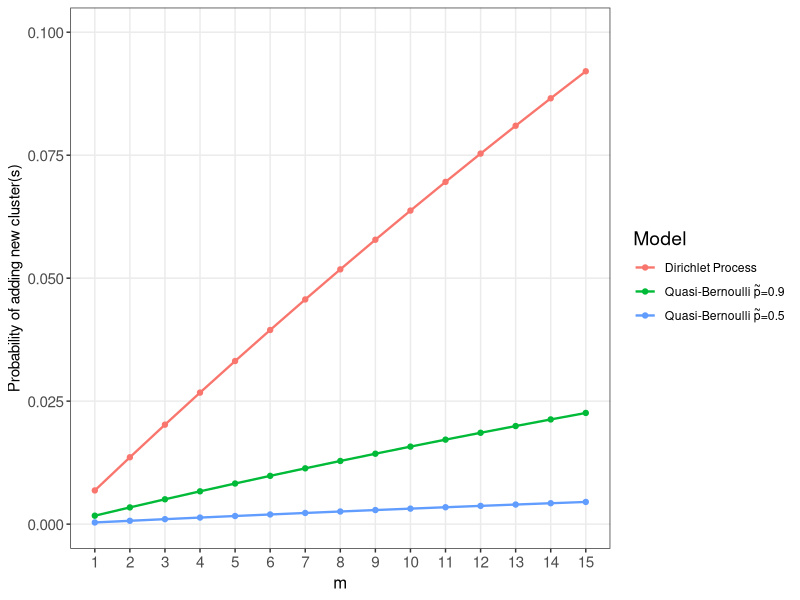
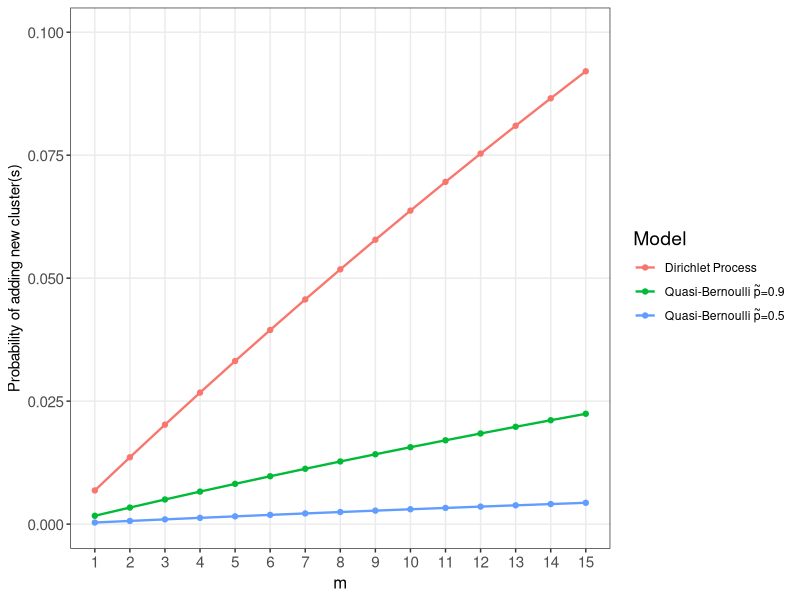
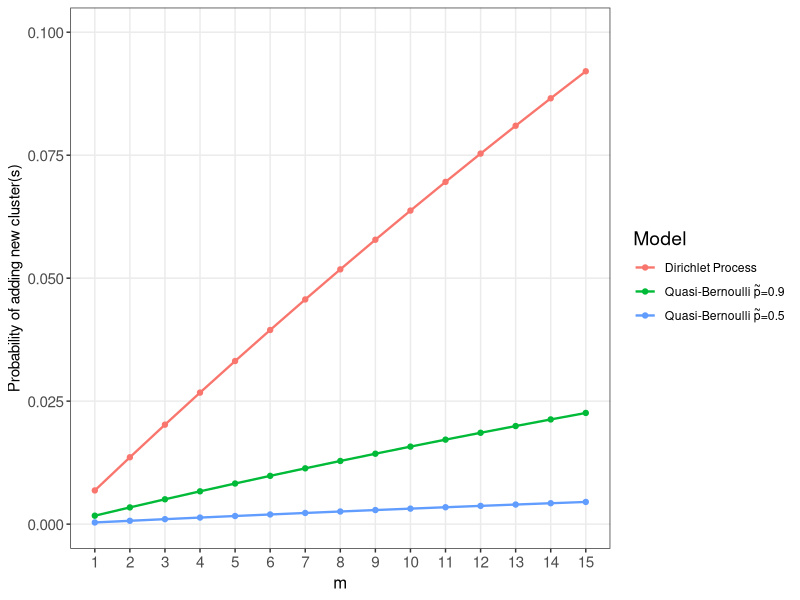
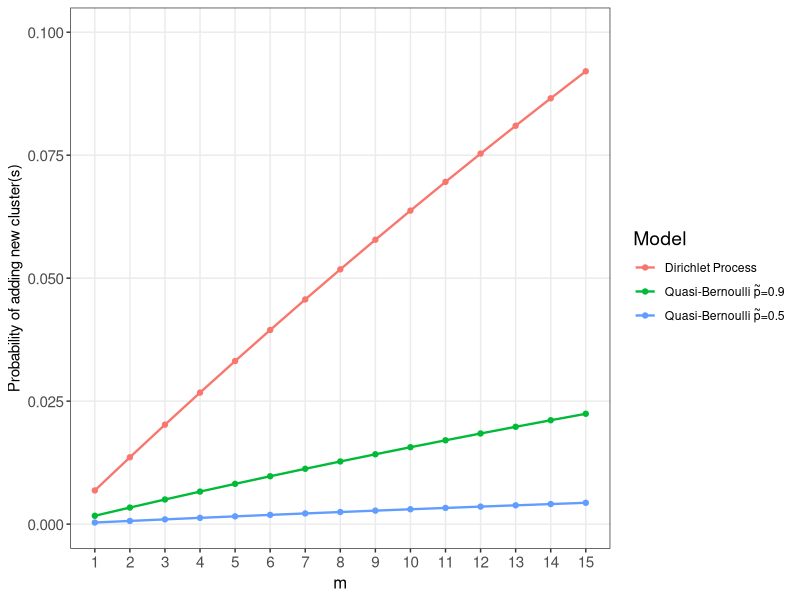

Generate these figures, in order, with R:
library(ggplot2)
library(gtools)

# all ways of putting n different balls into m urns
balls_urns <- function(n, m) {

    if(n == 1) {
        return(diag(1, m))
    }
    else {
        X <- NULL
        for (i in 1:m) {
            Y = Recall(n - 1, m)
            Y[, i] = Y[, i] + 1
            X <- rbind(X, Y)         
        }
        return(X)
    }
}

# probability of setting a new table if there are m new people
pr_new_table <- function(nt, m, p, alpha, eps) {

    T = length(nt)
    N = sum(nt)

    allputm <- balls_urns(m, T) # all scenarios of putting m balls into T urns
    eppf <- c()

    if(m > 6) print(paste("m =", m, " number of iterations =", dim(allputm)[1]))

    for(k in 1:dim(allputm)[1]) {

        if(k %% 4000 == 0) print(k)
        allpmtt <- permutations(T, T) # for calculating EPPF
        nt1 <- nt + allputm[k, ]
        for(j in 1:nrow(allpmtt)) {
            mk = N + m - cumsum(nt1[allpmtt[j, ]])
            nk = nt1[allpmtt[j, ]]
            nume <- p + (1 - p) * pbeta(eps, mk + alpha, nk + 1) / eps ^ alpha
            denome <- nk + mk + alpha * (1 - p) * (1 - eps ^ (nk + mk))
            allpmtt[j, ] <- nume / denome
        }
        eppf[k] = prod(
            exp(lfactorial(nt1) - lfactorial(nt))) * sum(
                apply(allpmtt, 1, prod))
    }

    allpmtt <- permutations(T, T) # for calculating EPPF
    nt1 <- nt
    for(j in 1:nrow(allpmtt)) {
        mk = N - cumsum(nt1[allpmtt[j, ]])
        nk = nt1[allpmtt[j, ]]
        nume <- p + (1 - p) * pbeta(eps, mk + alpha, nk + 1) / eps ^ alpha
        denome <- nk + mk + alpha * (1 - p) * (1 - eps ^ (nk + mk))
        allpmtt[j, ] <- nume / denome
    }
    eppf_old = sum(apply(allpmtt, 1, prod))

    return(1 - sum(eppf) / eppf_old / exp(
        lgamma(N + m + alpha) - lgamma(N + alpha)))
}


nt = c(50, 50) # existing tables
p.test <- c(1, 0.9, 0.5)
m.test <- c(1:15)

pr = sapply(m.test, function(m) sapply(p.test, function(p) {
    if (p == 1) alpha = 0.69
    else alpha = 1
    pr_new_table(nt, m, p, alpha = alpha, eps = 1 / (sum(nt) + m) ^ 2.1)
    }))


label <- c(
    "Dirichlet Process",
    bquote("Quasi-Bernoulli " * tilde("p") * "=0.9"),
    bquote("Quasi-Bernoulli " * tilde("p") * "=0.5"))

pr_res <- data.frame(
    pr = c(pr),
    Model = factor(label, level = label),
    m = rep(m.test, each = length(p.test))
    )

ggplot(pr_res, mapping=aes(x=m, y=pr, color=Model)) +
geom_line(size = 0.8) + geom_point(size = 1.5) + theme_bw() +
scale_x_continuous(breaks = m.test) + scale_y_continuous(limits = c(0, 0.1)) +
xlab("m") + ylab("Probability of adding new cluster(s)") +
theme(
    axis.title.x = element_text(size = 12),
    axis.title.y = element_text(size = 11),
    axis.text.x = element_text(size = 11),
    axis.text.y = element_text(size = 11)) +
theme(
    legend.text=element_text(),
    legend.title=element_text(size=14),
    panel.grid.minor=element_blank()) +
scale_colour_discrete(labels=label)

ggsave("add_tables_prob.png", width=6, height=3, unit="in")




###########################
### another case of eps ###

nt = c(50, 50) # existing tables
p.test <- c(1, 0.9, 0.5)
m.test <- c(1:15)

pr = sapply(m.test, function(m) sapply(p.test, function(p) {
    if (p == 1) alpha = 0.69
    else alpha = 1
    pr_new_table(nt, m, p, alpha = alpha, eps = 1 / (sum(nt) + m) ^ 5)
    }))


label <- c(
    "Dirichlet Process",
    bquote("Quasi-Bernoulli " * tilde("p") * "=0.9"),
    bquote("Quasi-Bernoulli " * tilde("p") * "=0.5"))

pr_res <- data.frame(
    pr = c(pr),
    Model = factor(label, level = label),
    m = rep(m.test, each = length(p.test))
    )

ggplot(pr_res, mapping=aes(x=m, y=pr, color=Model)) +
geom_line(size = 0.8) + geom_point(size = 1.5) + theme_bw() +
scale_x_continuous(breaks = m.test) + scale_y_continuous(limits = c(0, 0.1)) +
xlab("m") + ylab("Probability of adding new cluster(s)") +
theme(
    axis.title.x = element_text(size = 12),
    axis.title.y = element_text(size = 11),
    axis.text.x = element_text(size = 11),
    axis.text.y = element_text(size = 11)) +
theme(
    legend.text=element_text(),
    legend.title=element_text(size=14),
    panel.grid.minor=element_blank()) +
scale_colour_discrete(labels=label)

ggsave("add_tables_prob2.png", width=6, height=3, unit="in")